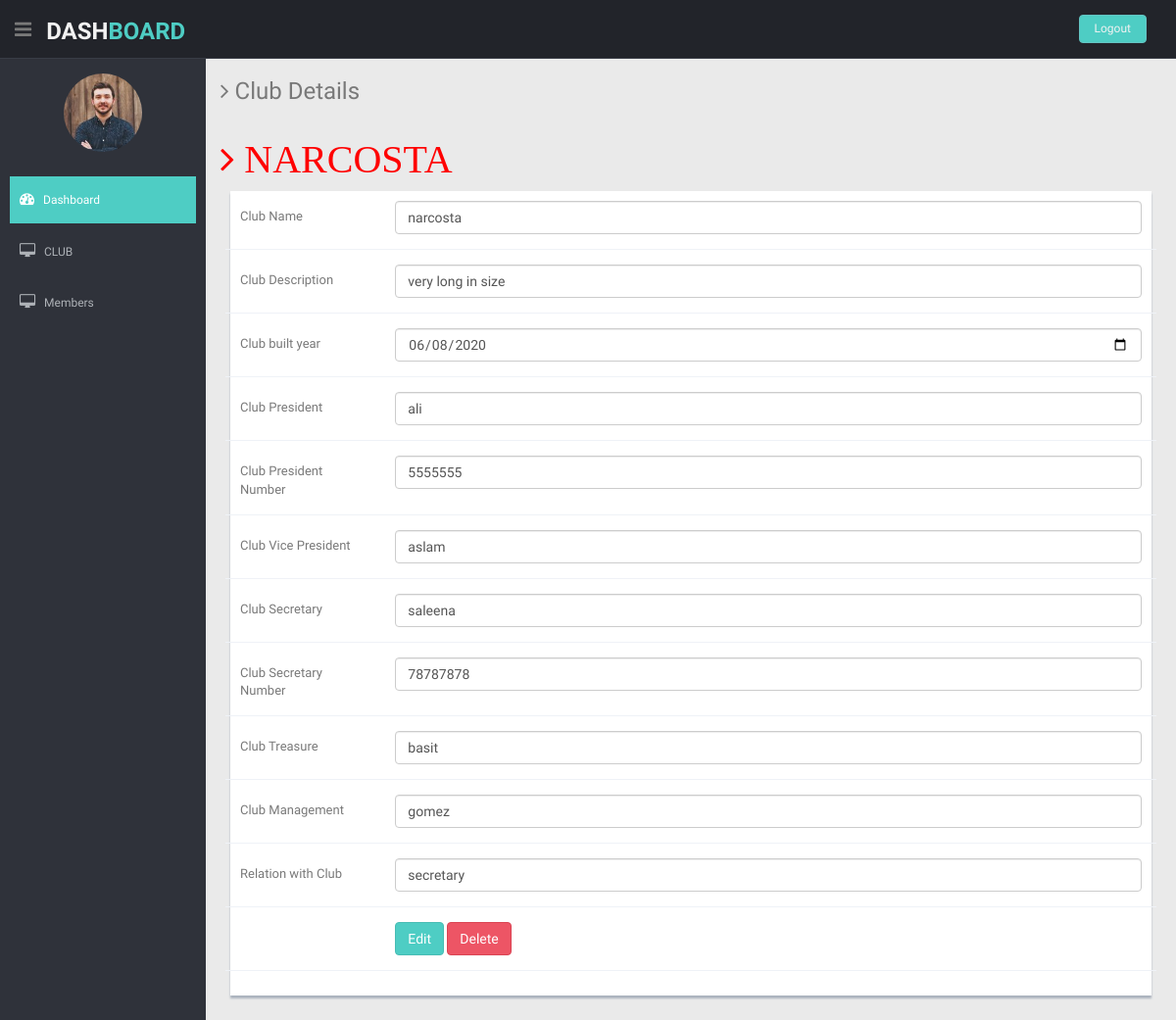
The page /Dashboard/clubinfo.php?id=68 on the database as committed earlier.
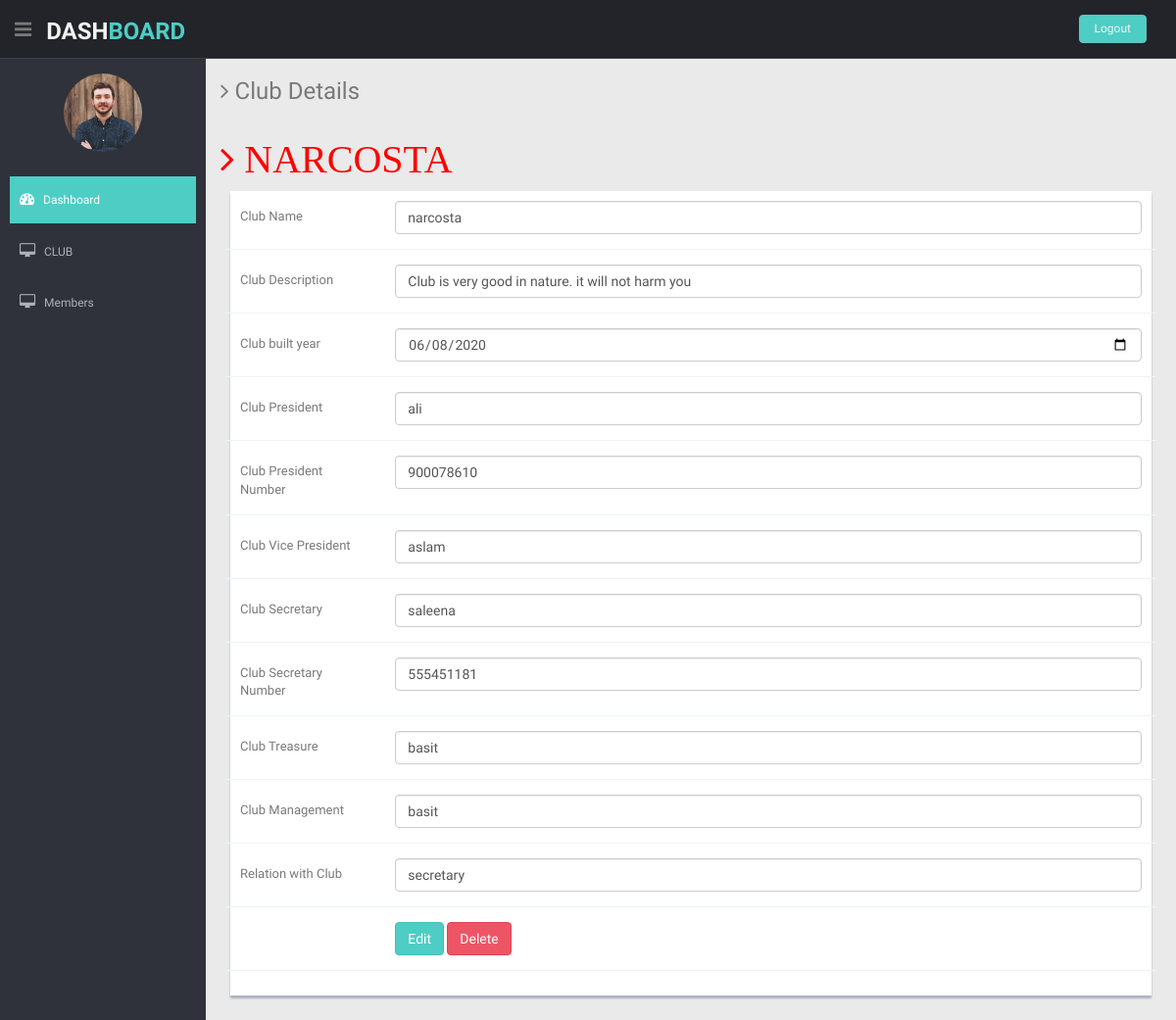
The same page on the database as committed later.
### tables this page shows
CREATE TABLE `register_club` (
  `club_code` int(11) NOT NULL,
  `club_name` varchar(150) NOT NULL,
  `club_des` varchar(250) NOT NULL,
  `club_built_year` date NOT NULL,
  `club_president` varchar(50) NOT NULL,
  `club_president_num` varchar(150) NOT NULL,
  `club_vice_president` varchar(50) NOT NULL,
  `club_secretary` varchar(50) NOT NULL,
  `club_secretary_num` varchar(150) NOT NULL,
  `club_treasurer` varchar(50) NOT NULL,
  `club_management` varchar(50) NOT NULL,
  `relation_with_club` varchar(15) NOT NULL
);

### Dashboard/clubinfo.php (the view, shortened to what the changed rows need)
<?php include 'connection.php';
    if(isset($_GET['id'])){
        $id = $_GET['id'];
        $q = "SELECT * FROM `register_club` WHERE `club_code`='$id'";
        $r = mysqli_query($conn,$q);
        $val = mysqli_fetch_assoc($r);
    }else {
        header('location:index.php?error=Please select a club');
    }
?>
<!DOCTYPE html>
<html lang="en">
<head>
  <link href="lib/bootstrap/css/bootstrap.min.css" rel="stylesheet">
  <link href="lib/font-awesome/css/font-awesome.css" rel="stylesheet" />
  <link rel="stylesheet" type="text/css" href="css/zabuto_calendar.css">
  <link rel="stylesheet" type="text/css" href="lib/gritter/css/jquery.gritter.css" />
  <link href="css/style.css" rel="stylesheet">
  <link href="css/style-responsive.css" rel="stylesheet">
</head>
<body>
  <section id="container">
   <section id="main-content">
      <section class="wrapper">
        <div class="row mt">
          <div class="col-lg-12">
            <h4 style="text-transform: uppercase; font-size:40px; color:red;"><i class="fa fa-angle-right"> <?php echo $val['club_name'] ?>  </i></h4>
            <div class="form-panel">
              <div class="form">
                <form class="cmxform form-horizontal style-form" id="signupForm" method="POST" action="clubinfoEdit&Del.php">
                  <div class="form-group ">
                    <div class="col-lg-10">
                      <input class=" form-control" id="clubname" name="clubname" type="text" value="<?php echo $val['club_name'] ?>" />
                    </div>
                  </div>
                  <div class="form-group ">
                    <div class="col-lg-10">
                      <input class=" form-control" id="clubdes" name="clubdes" type="text" value="<?php echo $val['club_des'] ?>" />
                    </div>
                  </div>
                  <div class="form-group ">
                    <div class="col-lg-10">
                      <input class="form-control " id="clubby" name="clubby" type="date" value="<?php echo $val['club_built_year'] ?>" />
                    </div>
                  </div>
                  <div class="form-group ">
                    <div class="col-lg-10">
                      <input class="form-control " id="clubP" name="clubP" type="text" value="<?php echo $val['club_president'] ?>" />
                    </div>
                  </div>
                  <div class="form-group ">
                    <div class="col-lg-10">
                      <input class="form-control " id="clubPN" name="clubPN" type="number" value="<?php echo $val['club_president_num'] ?>" />
                    </div>
                  </div>
                  <div class="form-group ">
                    <div class="col-lg-10">
                      <input class="form-control " id="clubVP" name="clubVP" type="text" value="<?php echo $val['club_vice_president'] ?>" />
                    </div>
                  </div>
                  <div class="form-group ">
                    <div class="col-lg-10">
                      <input class="form-control " id="clubSec" name="clubSec" type="text" value="<?php echo $val['club_secretary'] ?>" />
                    </div>
                  </div>
                  <div class="form-group ">
                    <div class="col-lg-10">
                      <input class="form-control " id="clubSecN" name="clubSecN" type="number" value="<?php echo $val['club_secretary_num'] ?>" />
                    </div>
                  </div>
                  <div class="form-group ">
                    <div class="col-lg-10">
                      <input class="form-control " id="CT" name="CT" type="text" value="<?php echo $val['club_treasurer'] ?>" />
                    </div>
                  </div>
                  <div class="form-group ">
                    <div class="col-lg-10">
                      <input class="form-control " id="CM" name="CM" type="text" value="<?php echo $val['club_management'] ?>" />
                    </div>
                  </div>
                  <div class="form-group ">
                    <div class="col-lg-10">
                      <input class="form-control " id="relation" name="relation" type="text" value="<?php echo $val['relation_with_club'] ?>" />
                    </div>
                  </div>
                </form>
              </div>
            </div>
          </div>
        </div>
      </section>
    </section>
  </section>
</body>
</html>

Rows that differ between the two databases and show on the page:
changed register_club "NARCOSTA": clubdes "very long in size" → "Club is very good in nature. it will not harm you"; clubPN "5555555" → "900078610"; clubSecN "78787878" → "555451181"; CM "gomez" → "basit"
